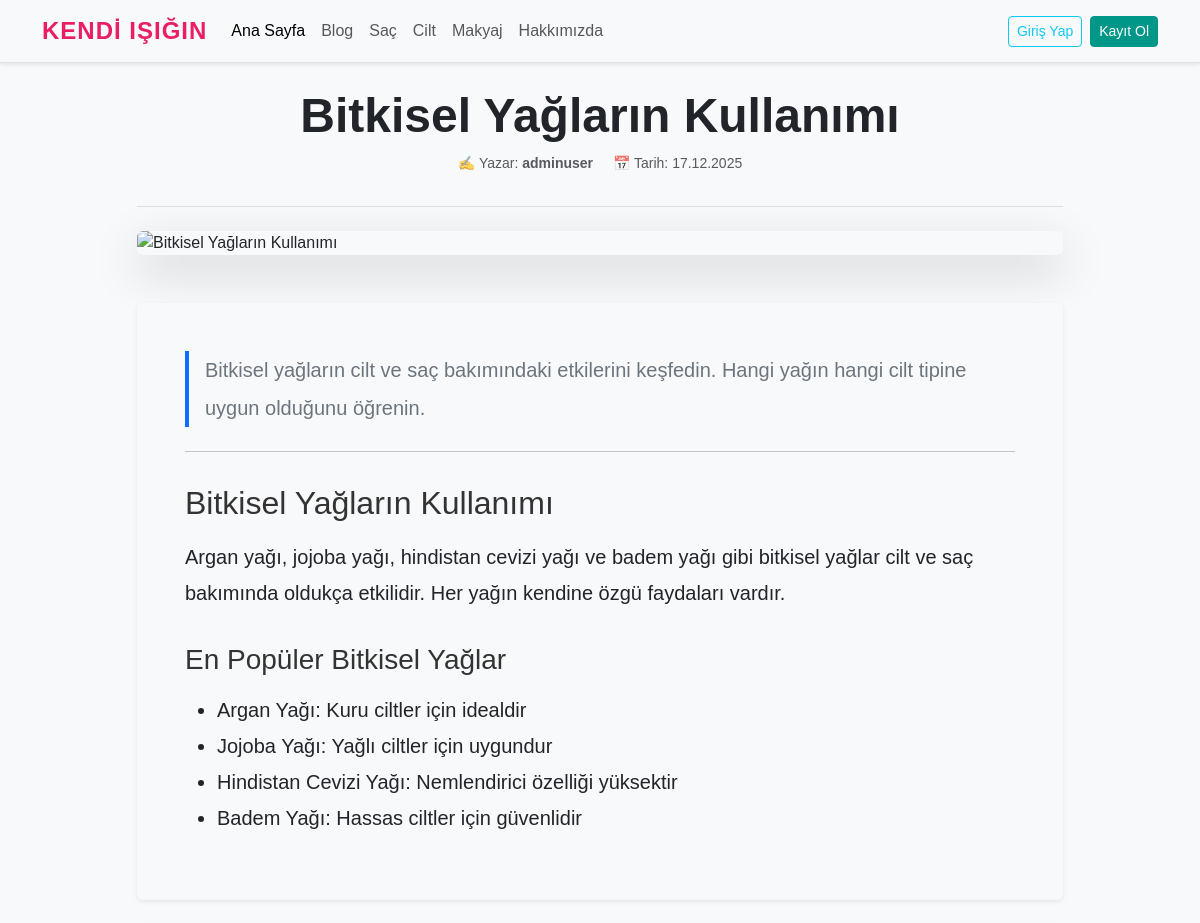
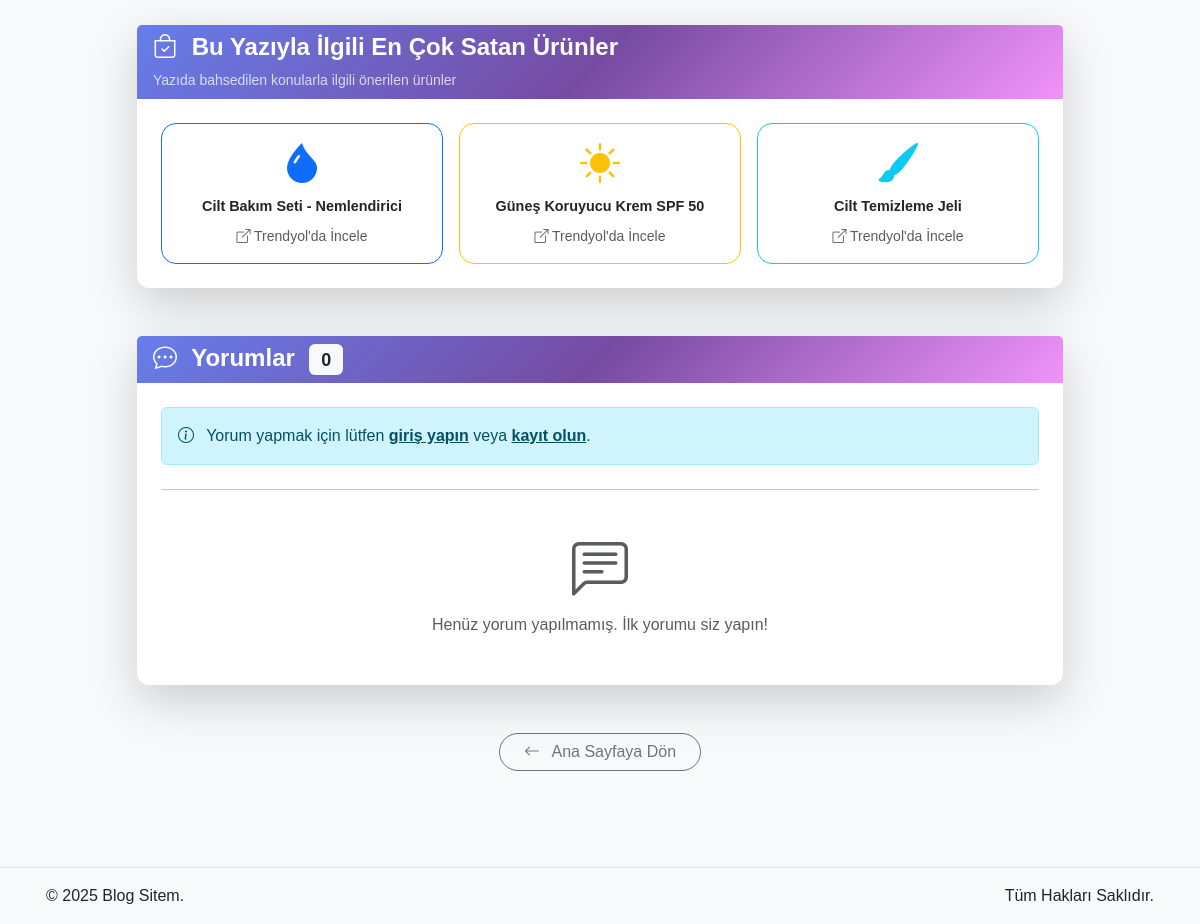
The app's page /blog-site/index.php?sayfa=detay&id=2 with its own data (2 pictures, top to bottom).
### tables this page shows
CREATE TABLE `yazilar` (
  `id` int NOT NULL,
  `baslik` varchar(255) NOT NULL,
  `ozet` text NOT NULL,
  `icerik` longtext NOT NULL,
  `resim_yolu` varchar(255) DEFAULT NULL,
  `yazar_id` int NOT NULL,
  `yayin_tarihi` datetime DEFAULT CURRENT_TIMESTAMP,
  `durum` enum('Yayinlandi','Taslak') NOT NULL DEFAULT 'Taslak'
);

CREATE TABLE `kullanicilar` (
  `id` int NOT NULL,
  `username` varchar(50) NOT NULL,
  `email` varchar(100) NOT NULL,
  `password` varchar(255) NOT NULL,
  `rol` enum('Admin','Editor','User') NOT NULL DEFAULT 'User',
  `kayit_tarihi` timestamp NULL DEFAULT CURRENT_TIMESTAMP
);

### blog-site/pages/detay.php (the view, shortened to what this page needs)
<?php
function getRelatedProducts($baslik, $ozet = '', $icerik = '') {
    $text = strtolower($baslik . ' ' . $ozet . ' ' . strip_tags($icerik));
    $products = [];
    if (strpos($text, 'cilt') !== false || strpos($text, 'bakım') !== false || strpos($text, 'güzellik') !== false || strpos($text, 'nem') !== false) {
        $products[] = [
            'title' => 'Cilt Bakım Seti - Nemlendirici',
            'link' => 'https://www.trendyol.com/sr?q=cilt+bakım+seti+nemlendirici&qt=cilt+bakım+seti+nemlendirici&st=cilt+bakım+seti+nemlendirici',
            'icon' => 'bi-droplet-fill',
            'color' => 'primary'
        ];
        $products[] = [
            'title' => 'Güneş Koruyucu Krem SPF 50',
            'link' => 'https://www.trendyol.com/sr?q=güneş+koruyucu+krem+spf+50&qt=güneş+koruyucu+krem+spf+50&st=güneş+koruyucu+krem+spf+50',
            'icon' => 'bi-sun-fill',
            'color' => 'warning'
        ];
        $products[] = [
            'title' => 'Cilt Temizleme Jeli',
            'link' => 'https://www.trendyol.com/sr?q=cilt+temizleme+jeli&qt=cilt+temizleme+jeli&st=cilt+temizleme+jeli',
            'icon' => 'bi-brush-fill',
            'color' => 'info'
        ];
    }
    return $products;
}
$yazi_id = isset($_GET['id']) ? intval($_GET['id']) : 0;
if ($yazi_id > 0) {
    $sorgu = $db->prepare("
        SELECT y.*, k.username AS yazar_adi
        FROM yazilar y
        INNER JOIN kullanicilar k ON y.yazar_id = k.id
        WHERE y.id = :id AND y.durum = 'Yayinlandi'
    ");
    $sorgu->execute([':id' => $yazi_id]);
    $yazi = $sorgu->fetch(PDO::FETCH_ASSOC);
}
try {
    $yorum_sorgu = $db->prepare("
        SELECT y.*, k.username AS kullanici_adi, k.id AS kullanici_id
        FROM yorumlar y
        INNER JOIN kullanicilar k ON y.kullanici_id = k.id
        WHERE y.yazi_id = :yazi_id AND y.durum = 'Onaylandi'
        ORDER BY y.yorum_tarihi DESC
    ");
    $yorum_sorgu->execute([':yazi_id' => $yazi_id]);
    $yorumlar = $yorum_sorgu->fetchAll(PDO::FETCH_ASSOC);
} catch (PDOException $e) {
    $yorumlar = [];
}
$kullanici_giris_yapti = isset($_SESSION['loggedin']) && $_SESSION['loggedin'] === true;
?>
<div class="row justify-content-center">
    <div class="col-lg-10">
        <div class="mb-4 text-center border-bottom pb-3">
            <h1 class="display-5 fw-bold text-dark"><?php echo htmlspecialchars($yazi['baslik']); ?></h1>
            <p class="text-muted small">
                <span class="me-3">✍️ Yazar: <strong><?php echo htmlspecialchars($yazi['yazar_adi']); ?></strong></span>
                <span>📅 Tarih: <?php echo date("d.m.Y", strtotime($yazi['yayin_tarihi'])); ?></span>
            </p>
        </div>
        <div class="mb-5 shadow-lg rounded overflow-hidden">
            <img
                src="<?php echo !empty($yazi['resim_yolu']) ? htmlspecialchars($yazi['resim_yolu']) : 'https://images.unsplash.com/photo-1556228578-0d85b1a4d571?w=800&h=600&fit=crop'; ?>"
                class="img-fluid w-100"
                alt="<?php echo htmlspecialchars($yazi['baslik']); ?>"
                style="max-height: 500px; object-fit: cover;"
                onerror="this.src='https://images.unsplash.com/photo-1556228578-0d85b1a4d571?w=800&h=600&fit=crop'"
            >
        </div>
        <div class="bg-light p-4 p-md-5 rounded shadow-sm article-content">
            <p class="lead font-italic mb-4 text-secondary border-start border-4 border-primary ps-3">
                <?php echo htmlspecialchars($yazi['ozet']); ?>
            </p>
            <hr class="my-4">
            <div class="fs-5 text-dark" style="line-height: 1.8;">
                <?php echo $yazi['icerik']; ?>
            </div>
        </div>
        <?php
        $relatedProducts = getRelatedProducts($yazi['baslik'], $yazi['ozet'], $yazi['icerik'] ?? '');
        if (!empty($relatedProducts)):
        ?>
        <div class="mt-5 mb-4">
            <div class="card shadow-lg border-0">
                <div class="card-header bg-gradient-primary text-white">
                    <h4 class="mb-0 fw-bold">
                        <i class="bi bi-bag-check me-2"></i>
                        Bu Yazıyla İlgili En Çok Satan Ürünler
                    </h4>
                    <p class="mb-0 small mt-2 opacity-75">
                        Yazıda bahsedilen konularla ilgili önerilen ürünler
                    </p>
                </div>
                <div class="card-body p-4">
                    <div class="row g-3">
                        <?php foreach ($relatedProducts as $product): ?>
                            <div class="col-md-4">
                                <a
                                    href="<?php echo htmlspecialchars($product['link']); ?>"
                                    target="_blank"
                                    rel="noopener noreferrer"
                                    class="btn btn-outline-<?php echo $product['color']; ?> w-100 h-100 d-flex flex-column align-items-center justify-content-center p-3 product-link-card"
                                    style="min-height: 120px; text-decoration: none; transition: all 0.3s ease;"
                                >
                                    <i class="bi <?php echo $product['icon']; ?> display-6 mb-2 text-<?php echo $product['color']; ?>"></i>
                                    <span class="fw-bold text-dark text-center" style="font-size: 0.9rem;">
                                        <?php echo htmlspecialchars($product['title']); ?>
                                    </span>
                                    <small class="text-muted mt-2">
                                        <i class="bi bi-box-arrow-up-right"></i>
                                        Trendyol'da İncele
                                    </small>
                                </a>
                            </div>
                        <?php endforeach; ?>
                    </div>
                </div>
            </div>
        </div>
        <?php endif; ?>
        <div class="mt-5 mb-4">
            <div class="card shadow-lg border-0">
                <div class="card-header bg-gradient-primary text-white">
                    <h4 class="mb-0 fw-bold">
                        <i class="bi bi-chat-dots me-2"></i>
                        Yorumlar
                        <span class="badge bg-light text-dark ms-2"><?php echo count($yorumlar); ?></span>
                    </h4>
                </div>
                <div class="card-body p-4">
                    <?php if ($kullanici_giris_yapti): ?>
                    <div class="mb-4 p-3 bg-light rounded">
                        <h5 class="mb-3">
                            <i class="bi bi-pencil-square me-2 text-primary"></i>
                            Yorum Yap
                        </h5>
                        <form action="pages/yorum_ekle.php" method="POST" id="yorumForm">
                            <input type="hidden" name="yazi_id" value="<?php echo $yazi_id; ?>">
                            <div class="mb-3">
                                <textarea
                                    class="form-control"
                                    name="yorum_metni"
                                    id="yorum_metni"
                                    rows="4"
                                    placeholder="Yorumunuzu buraya yazın..."
                                    required
                                    minlength="10"
                                    maxlength="1000"
                                ></textarea>
                                <div class="invalid-feedback">
                                    Lütfen en az 10 karakter yazın.
                                </div>
                                <small class="text-muted">
                                    <span id="karakter_sayisi">0</span> / 1000 karakter
                                </small>
                            </div>
                            <button type="submit" class="btn btn-primary">
                                <i class="bi bi-send me-2"></i>
                                Yorumu Gönder
                            </button>
                        </form>
                    </div>
                    <?php else: ?>
                    <div class="alert alert-info mb-4">
                        <i class="bi bi-info-circle me-2"></i>
                        Yorum yapmak için lütfen <a href="index.php?sayfa=giris" class="alert-link">giriş yapın</a> veya <a href="index.php?sayfa=kayit" class="alert-link">kayıt olun</a>.
                    </div>
                    <?php endif; ?>
                    <hr class="my-4">
                    <div class="yorumlar-listesi">
                        <?php if (count($yorumlar) > 0): ?>
                            <?php foreach ($yorumlar as $yorum): ?>
                                <div class="yorum-item mb-4 p-3 bg-white rounded shadow-sm border-start border-primary border-3">
                                    <div class="d-flex justify-content-between align-items-start mb-2">
                                        <div>
                                            <strong class="text-primary">
                                                <i class="bi bi-person-circle me-2"></i>
                                                <?php echo htmlspecialchars($yorum['kullanici_adi']); ?>
                                            </strong>
                                            <small class="text-muted ms-2">
                                                <i class="bi bi-clock me-1"></i>
                                                <?php
                                                $tarih = new DateTime($yorum['yorum_tarihi']);
                                                $simdi = new DateTime();
                                                $fark = $simdi->diff($tarih);
                                                if ($fark->days > 7) {
                                                    echo date("d.m.Y H:i", strtotime($yorum['yorum_tarihi']));
                                                } elseif ($fark->days > 0) {
                                                    echo $fark->days . " gün önce";
                                                } elseif ($fark->h > 0) {
                                                    echo $fark->h . " saat önce";
                                                } elseif ($fark->i > 0) {
                                                    echo $fark->i . " dakika önce";
                                                } else {
                                                    echo "Az önce";
                                                }
                                                ?>
                                            </small>
                                        </div>
                                    </div>
                                    <p class="mb-0 text-dark" style="line-height: 1.6;">
                                        <?php echo nl2br(htmlspecialchars($yorum['yorum_metni'])); ?>
                                    </p>
                                </div>
                            <?php endforeach; ?>
                        <?php else: ?>
                            <div class="text-center py-4 text-muted">
                                <i class="bi bi-chat-left-text display-4 d-block mb-2"></i>
                                <p class="mb-0">Henüz yorum yapılmamış. İlk yorumu siz yapın!</p>
                            </div>
                        <?php endif; ?>
                    </div>
                </div>
            </div>
        </div>
        <div class="mt-5 mb-5 text-center">
            <a href="index.php?sayfa=home" class="btn btn-outline-secondary px-4 rounded-pill">
                <i class="bi bi-arrow-left me-2"></i>
                Ana Sayfaya Dön
            </a>
        </div>
    </div>
</div>

### records on screen
yazilar: baslik "Bitkisel Yağların Kullanımı", yazar.username "adminuser", yayin_tarihi "17.12.2025", ozet "Bitkisel yağların cilt ve saç bakımındaki etkilerini keşfedin. Hangi yağın hangi cilt tipine uygun olduğunu öğrenin.", icerik "Bitkisel Yağların Kullanımı Argan yağı, jojoba yağı, hindistan cevizi yağı ve badem yağı gibi bitkisel yağlar cilt ve saç bakımında oldukça etkilidir. Her yağın kendine özgü faydaları vardır. En Popüler Bitkisel Yağlar Argan Yağı: Kuru ciltler için idealdir Jojoba Yağı: Yağlı ciltler için uygundur Hindistan Cevizi Yağı: Nemlendirici özelliği yüksektir Badem Yağı: Hassas ciltler için güvenlidir"

### other values on screen
$product['title'] "Cilt Bakım Seti - Nemlendirici"
$product['title'] "Güneş Koruyucu Krem SPF 50"
$product['title'] "Cilt Temizleme Jeli"
count($yorumlar) "0"
